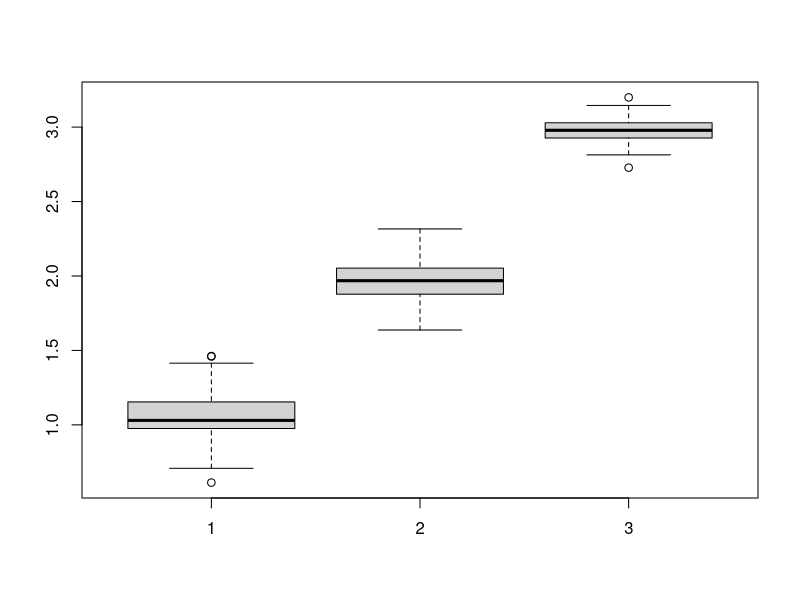

The R script that drew this image:
# Module 1, Exercise 2

# ex. 2.a
n = 10; p = 3 # number of observations, number of variables
beta_true = as.matrix(c(1, 2, 3)) # these are the coefficients of the true model
X = runif(n*p, min = 0, max = 1) # % this is the data matrix, considered fixed here
dim(X) <- c(n,p)

m = 100 # m repetitions of our experiment
betas = matrix(0,p,m) # prepare a matrix for all the coefficient vectors (m of them)

sigma = 0.1 # noise level
for (i in 1:m){ # repeat m times
  y = X%*%beta_true + sigma*rnorm(n, mean=0, sd = 1); # measured response is the true model plus noise
  betas[,i] = solve(t(X)%*%X,t(X)%*%y); # estimate coefficients, should be close the true ones
}

# plot betas, average values should correspond to the true values
# plot using a boxplot
boxplot(t(betas))
